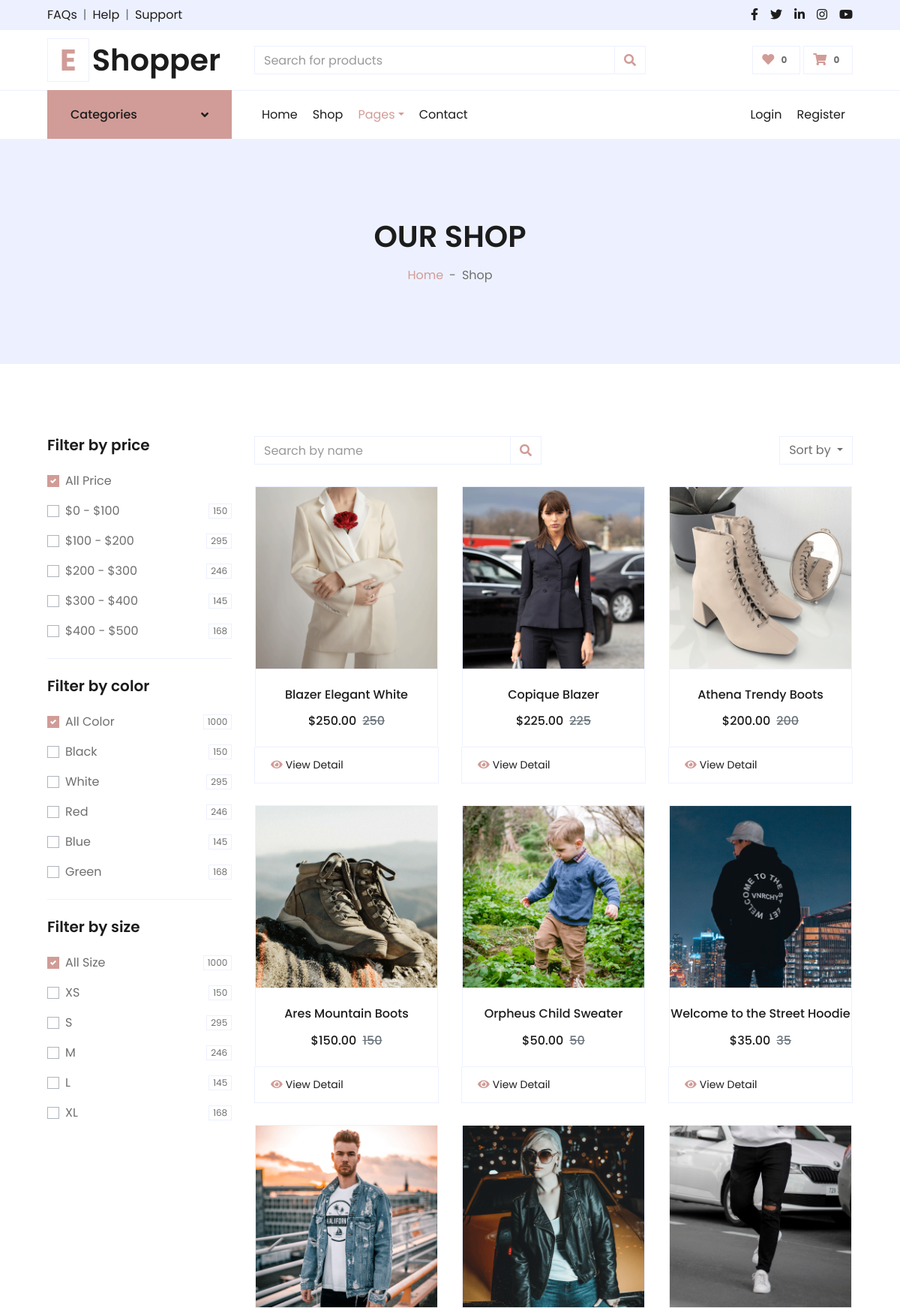
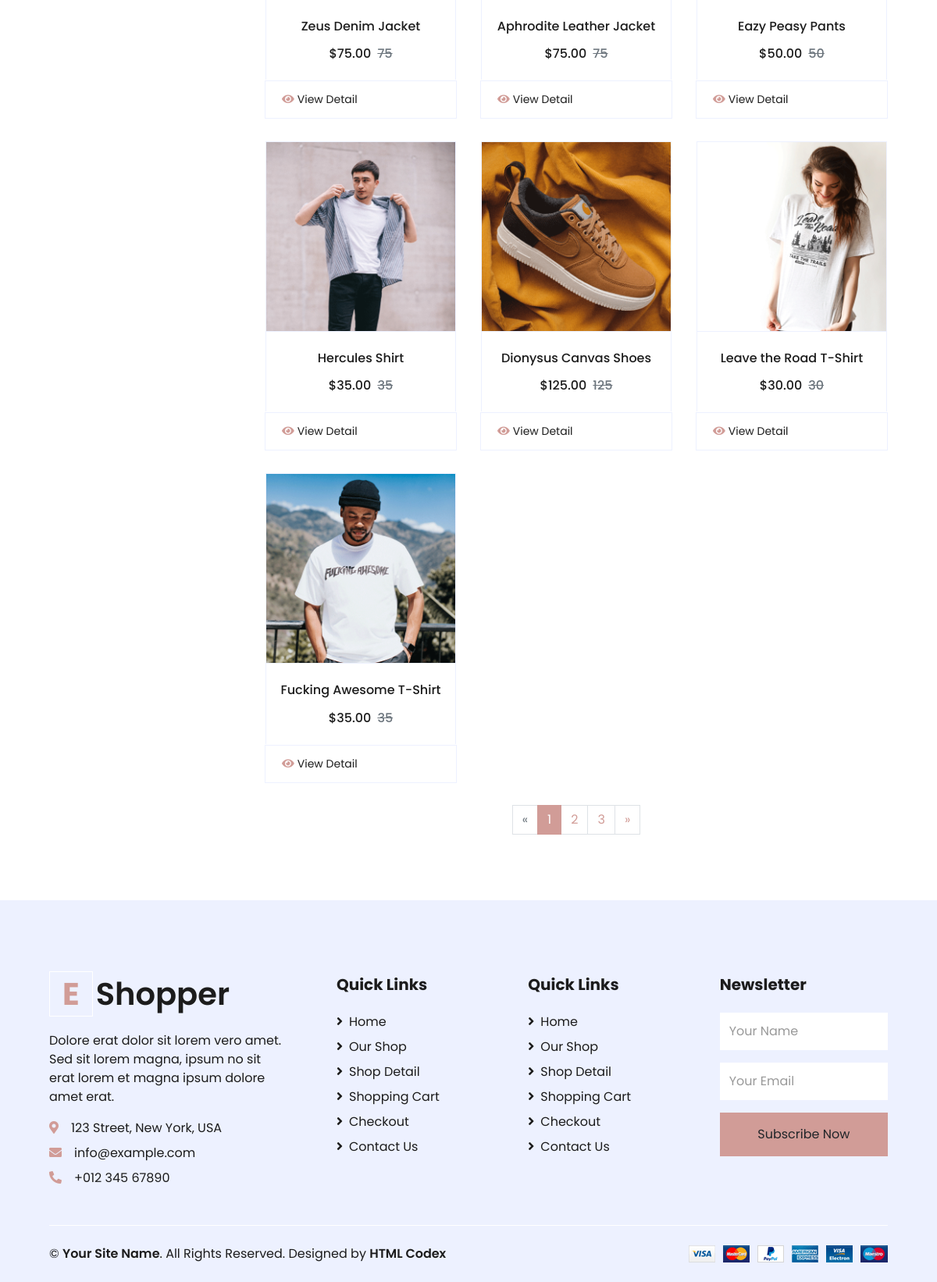
Page /products on the committed database (2 pictures, top to bottom).
### online_shop/models.py (models this page shows, shortened)
class Product(models.Model):
    product_code = models.CharField(max_length=10)
    product_name = models.CharField(max_length=50)
    price = models.IntegerField()
    product_desc_short = models.TextField()
    product_desc_long = models.TextField()
    product_information = models.TextField()
    product_photo = models.ImageField(upload_to='product_photo', blank=True)
    categories = models.ManyToManyField(Category)
    trendy = models.BooleanField(default=False)
    new_product = models.BooleanField(default=False)

### online_shop/views.py (the view, shortened to what this page needs)
# urls.py: path('products', views.ProductsView.as_view()),
class ProductsView(View):
    def get(self, request, slug='all'):
        product = retrieve_products(slug)
        return render(request, 'online_shop/shop.html', {
            'products': product,
        })

### online_shop/templates/online_shop/shop.html (shortened to what this page needs)
{% extends 'base.html' %}
    {% block navbar %}
        {% include 'online_shop/navbar.html' %}
    {% endblock navbar %}
    {% block content %}
    <div class="container-fluid bg-secondary mb-5">
        <div class="d-flex flex-column align-items-center justify-content-center" style="min-height: 300px">
            <h1 class="font-weight-semi-bold text-uppercase mb-3">Our Shop</h1>
            <div class="d-inline-flex">
                <p class="m-0"><a href="">Home</a></p>
                <p class="m-0 px-2">-</p>
                <p class="m-0">Shop</p>
            </div>
        </div>
    </div>
    <div class="container-fluid pt-5">
        <div class="row px-xl-5">
            <div class="col-lg-3 col-md-12">
                <div class="border-bottom mb-4 pb-4">
                    <h5 class="font-weight-semi-bold mb-4">Filter by price</h5>
                    <form id="price-filter-form">
                        <div class="custom-control custom-checkbox d-flex align-items-center justify-content-between mb-3">
                            <label class="custom-control-label" for="price-all">All Price</label>
                        </div>
                        <div class="custom-control custom-checkbox d-flex align-items-center justify-content-between mb-3">
                            <label class="custom-control-label" for="price-1">$0 - $100</label>
                            <span class="badge border font-weight-normal">150</span>
                        </div>
                        <div class="custom-control custom-checkbox d-flex align-items-center justify-content-between mb-3">
                            <label class="custom-control-label" for="price-2">$100 - $200</label>
                            <span class="badge border font-weight-normal">295</span>
                        </div>
                        <div class="custom-control custom-checkbox d-flex align-items-center justify-content-between mb-3">
                            <label class="custom-control-label" for="price-3">$200 - $300</label>
                            <span class="badge border font-weight-normal">246</span>
                        </div>
                        <div class="custom-control custom-checkbox d-flex align-items-center justify-content-between mb-3">
                            <label class="custom-control-label" for="price-4">$300 - $400</label>
                            <span class="badge border font-weight-normal">145</span>
                        </div>
                        <div class="custom-control custom-checkbox d-flex align-items-center justify-content-between">
                            <label class="custom-control-label" for="price-5">$400 - $500</label>
                            <span class="badge border font-weight-normal">168</span>
                        </div>
                    </form>
                </div>
                <div class="border-bottom mb-4 pb-4">
                    <h5 class="font-weight-semi-bold mb-4">Filter by color</h5>
                    <form>
                        <div class="custom-control custom-checkbox d-flex align-items-center justify-content-between mb-3">
                            <label class="custom-control-label" for="price-all">All Color</label>
                            <span class="badge border font-weight-normal">1000</span>
                        </div>
                        <div class="custom-control custom-checkbox d-flex align-items-center justify-content-between mb-3">
                            <label class="custom-control-label" for="color-1">Black</label>
                            <span class="badge border font-weight-normal">150</span>
                        </div>
                        <div class="custom-control custom-checkbox d-flex align-items-center justify-content-between mb-3">
                            <label class="custom-control-label" for="color-2">White</label>
                            <span class="badge border font-weight-normal">295</span>
                        </div>
                        <div class="custom-control custom-checkbox d-flex align-items-center justify-content-between mb-3">
                            <label class="custom-control-label" for="color-3">Red</label>
                            <span class="badge border font-weight-normal">246</span>
                        </div>
                        <div class="custom-control custom-checkbox d-flex align-items-center justify-content-between mb-3">
                            <label class="custom-control-label" for="color-4">Blue</label>
                            <span class="badge border font-weight-normal">145</span>
                        </div>
                        <div class="custom-control custom-checkbox d-flex align-items-center justify-content-between">
                            <label class="custom-control-label" for="color-5">Green</label>
                            <span class="badge border font-weight-normal">168</span>
                        </div>
                    </form>
                </div>
                <div class="mb-5">
                    <h5 class="font-weight-semi-bold mb-4">Filter by size</h5>
                    <form>
                        <div class="custom-control custom-checkbox d-flex align-items-center justify-content-between mb-3">
                            <label class="custom-control-label" for="size-all">All Size</label>
                            <span class="badge border font-weight-normal">1000</span>
                        </div>
                        <div class="custom-control custom-checkbox d-flex align-items-center justify-content-between mb-3">
                            <label class="custom-control-label" for="size-1">XS</label>
                            <span class="badge border font-weight-normal">150</span>
                        </div>
                        <div class="custom-control custom-checkbox d-flex align-items-center justify-content-between mb-3">
                            <label class="custom-control-label" for="size-2">S</label>
                            <span class="badge border font-weight-normal">295</span>
                        </div>
                        <div class="custom-control custom-checkbox d-flex align-items-center justify-content-between mb-3">
                            <label class="custom-control-label" for="size-3">M</label>
                            <span class="badge border font-weight-normal">246</span>
                        </div>
                        <div class="custom-control custom-checkbox d-flex align-items-center justify-content-between mb-3">
                            <label class="custom-control-label" for="size-4">L</label>
                            <span class="badge border font-weight-normal">145</span>
                        </div>
                        <div class="custom-control custom-checkbox d-flex align-items-center justify-content-between">
                            <label class="custom-control-label" for="size-5">XL</label>
                            <span class="badge border font-weight-normal">168</span>
                        </div>
                    </form>
                </div>
            </div>
            <div class="col-lg-9 col-md-12" id="products-container">
                {% if products %}
                <div class="row pb-3">
                    <div class="col-12 pb-1">
                        <div class="d-flex align-items-center justify-content-between mb-4">
                            <form action="">
                                <div class="input-group">
                                    <input type="text" class="form-control" placeholder="Search by name">
                                    <div class="input-group-append">
                                        <span class="input-group-text bg-transparent text-primary">
                                            <i class="fa fa-search"></i>
                                        </span>
                                    </div>
                                </div>
                            </form>
                            <div class="dropdown ml-4">
                                <button class="btn border dropdown-toggle" type="button" id="triggerId" data-toggle="dropdown" aria-haspopup="true"
                                        aria-expanded="false">
                                            Sort by
                                        </button>
                            </div>
                        </div>
                    </div>
                        {% for product in products %}
                        <div class="col-lg-4 col-md-6 col-sm-12 pb-1">
                            {% include 'online_shop/product_card.html' %}
                        </div>
                        {% endfor %}
                    <div class="col-12 pb-1">
                        <nav aria-label="Page navigation">
                          <ul class="pagination justify-content-center mb-3">
                            <li class="page-item disabled">
                              <a class="page-link" href="#" aria-label="Previous">
                                <span aria-hidden="true">&laquo;</span>
                              </a>
                            </li>
                            <li class="page-item active"><a class="page-link" href="#">1</a></li>
                            <li class="page-item"><a class="page-link" href="#">2</a></li>
                            <li class="page-item"><a class="page-link" href="#">3</a></li>
                            <li class="page-item">
                              <a class="page-link" href="#" aria-label="Next">
                                <span aria-hidden="true">&raquo;</span>
                              </a>
                            </li>
                          </ul>
                        </nav>
                    </div>
                </div>
                {% else %}
                    {% include 'online_shop/no_products.html' %}
                {% endif %}
            </div>
        </div>
    </div>
    {% endblock content %}

### online_shop/templates/online_shop/product_card.html (shortened to what this page needs)
{% load static %}
<div class="card product-item border-0 mb-4">
    <a href="{% url 'product-detail' product.id %}" class="btn btn-sm text-dark p-0">
        <div class="card-header product-img position-relative overflow-hidden bg-transparent border p-0">
            <img class="img-fluid w-100" src="{{product.product_photo.url}}" alt="{{product.product_name}}">
        </div>
        <div class="card-body border-left border-right text-center p-0 pt-4 pb-3">
            <h6 class="text-truncate mb-3">{{product.product_name}}</h6>
            <div class="d-flex justify-content-center">
                <h6>${{product.price}}.00</h6><h6 class="text-muted ml-2"><del>{{product.price}}</del></h6>
            </div>
        </div>
    </a>
    <div class="card-footer d-flex justify-content-between bg-light border">
        <a href="{% url 'product-detail' product.id %}" class="btn btn-sm text-dark p-0"><i class="fas fa-eye text-primary mr-1"></i>View Detail</a>
    </div>
</div>

### rows in the picture
Product: product_photo (picture), product_name "Blazer Elegant White", price "250"
Product: product_photo (picture), product_name "Copique Blazer", price "225"
Product: product_photo (picture), product_name "Athena Trendy Boots", price "200"
Product: product_photo (picture), product_name "Ares Mountain Boots", price "150"
Product: product_photo (picture), product_name "Orpheus Child Sweater", price "50"
Product: product_photo (picture), product_name "Welcome to the Street Hoodie", price "35"
Product: product_photo (picture), product_name "Zeus Denim Jacket", price "75"
Product: product_photo (picture), product_name "Aphrodite Leather Jacket", price "75"
Product: product_photo (picture), product_name "Eazy Peasy Pants", price "50"
Product: product_photo (picture), product_name "Hercules Shirt", price "35"
Product: product_photo (picture), product_name "Dionysus Canvas Shoes", price "125"
Product: product_photo (picture), product_name "Leave the Road T-Shirt", price "30"
Product: product_photo (picture), product_name "Fucking Awesome T-Shirt", price "35"
